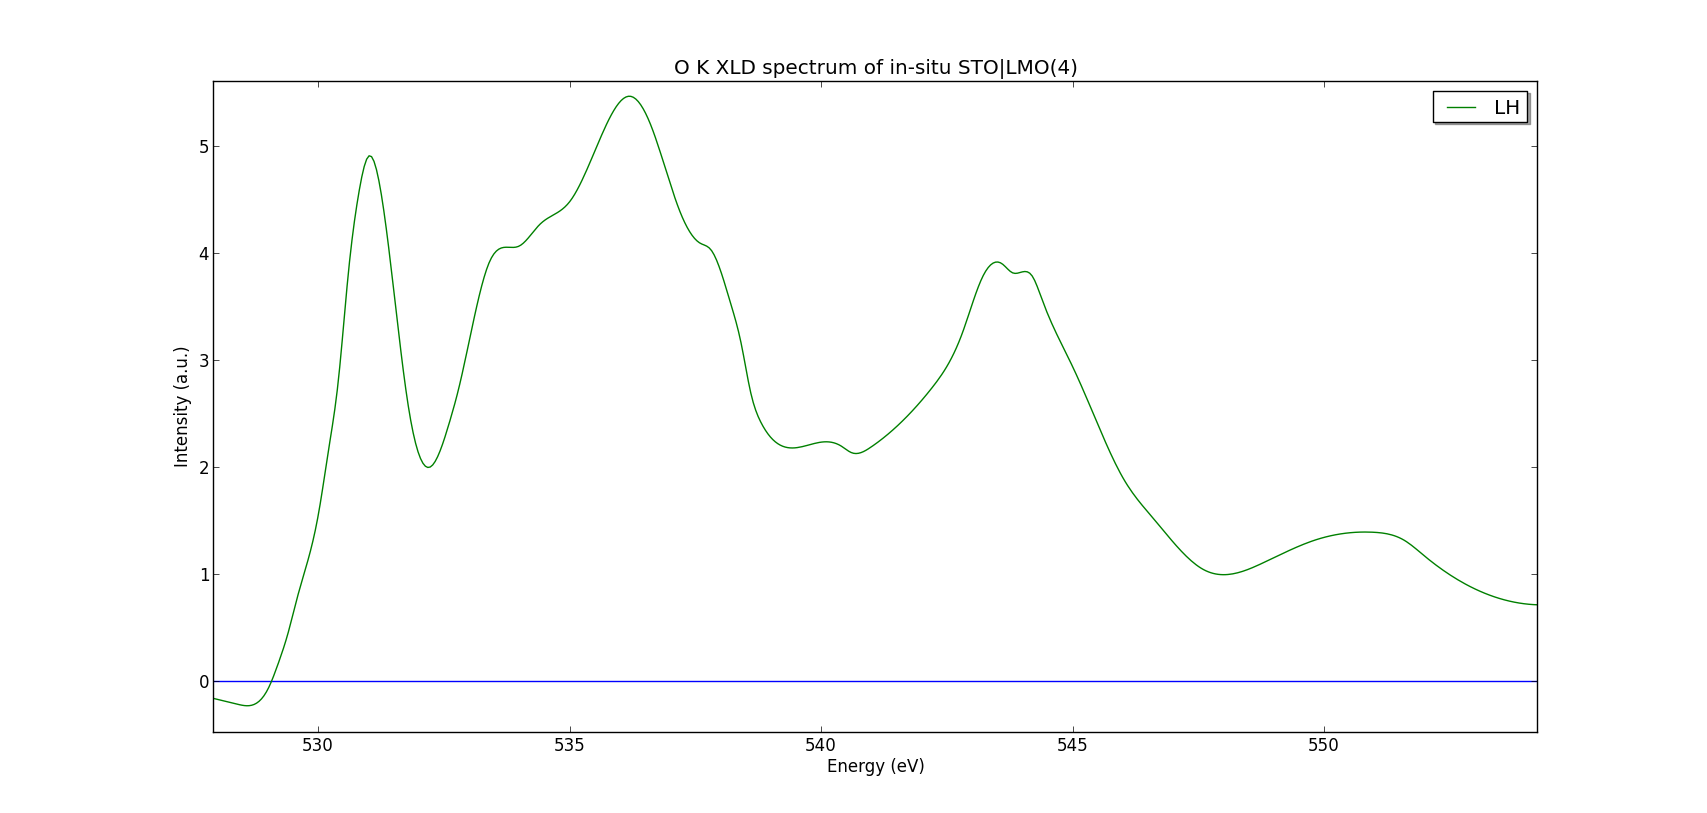

The Python source for this figure:
"""
Script to analyse XLD and XMCD spectra
"""
import matplotlib.lines as mlines
import matplotlib.pyplot as plt
import numpy as np
import math
import copy
import random
import h5py
import copy
from scipy import interpolate

smooth = .001
FILE_LH = "../../Data/i09-75585.nxs"

import csv
def save(energies, spectrum, ext):
    name = 'LMO4OKin'
    with open('csv/'+name+'-'+ext+'.csv', 'wb') as f:
        writer = csv.writer(f)
        writer.writerow(('energy','intensity'))
        for n, s in enumerate(spectrum):
            writer.writerow((energies[n], s))
        f.close()

def getBackground(energies, spectrum):
    
    last = len(energies)
    print 'LAST: ',last
    points = [2, 20, 53, 85, 160, 176]
    B = 1
    answ = "n"

##    while answ == "n":
##        plt.plot(energies, spectrum)
##        for p in points:
##            plt.axvline(energies[p], color='k', linestyle='solid')
##        plt.show()
##            
##        answ = raw_input("Are the lines placed correctly? y/n: ")
##        while answ != "n" and answ != "y":
##            answ = raw_input("Use 'y' or 'n'. Are the lines correct?: ")
##
##        if answ == "y": break
##        print "Previous lines were places at ",points
##        for n, p in enumerate(points):
##            try: points[n] = int(raw_input("Line "+str(n+1)+" to: "))
##            except:
##                print "Invalid syntax"
##                points[n] = int(raw_input("Line "+str(n+1)+" to: "))
##        print points

    bg = range(points[0],points[1]) + range(points[4],points[5])
    step = []
    for e in energies:
        # fermi-dirac distribution-like normalisation function
        n = .5/(math.exp((energies[points[2]]-e)/B)+1)
        m = .5/(math.exp((energies[points[4]]-e)/B)+1)
        step.append(n+m)

    x = [energies[n] for n in bg]
    y = [spectrum[n] for n in bg]
    a, b, c, d, e =  np.polyfit(x, y, 4)
    norm = [a*i**4 + b*i**3 + c*i**2 + d*i + e for i in energies]
    spectNorm = [s-norm[n] for n, s in enumerate(spectrum)]

    try:
        spectNorm = [s/maximum+step[n] for n, s in enumerate(spectNorm)]
        print "USED OLD MAXIMUM"
    except:
        global maximum
        maximum= 0.2*max(spectNorm)
        spectNorm = [s/maximum+step[n] for n, s in enumerate(spectNorm)]
        
    return norm, spectNorm

if __name__ == '__main__':
    print "Gathering measurements data"
    
    with h5py.File(FILE_LH, 'r') as f:
        energies = f["/entry1/instrument/pathgroup/pgmenergy"]
        
        spectrum = f["/entry1/smpmamp39/smpmiamp39"]
        i_0 = f["/entry1/sm5amp8/sm5amp8"]

        LHEnergies = [e for e in energies[2:-2]]
        LHSpectrum = [s/i_0[n] for n, s in enumerate(spectrum[2:-2])]

    energies = np.linspace(LHEnergies[0], LHEnergies[-1], num=len(LHEnergies)*5, endpoint=True)

    print "============"
    print "First background"
    print "============"
    LHNorm, LHSpectrum_norm = getBackground(LHEnergies, LHSpectrum)
    splineRep = interpolate.splrep(LHEnergies, LHSpectrum_norm, s=smooth)
    LHSpectrum_norm = interpolate.splev(energies, splineRep, der=0)

    # Save data to CSV
    spectra = [LHSpectrum_norm]
    for n, s in enumerate(spectra):
        save(energies, s, str(n+1))

    # Plot data
    plt.plot(energies, [0 for e in energies])
##    plt.plot(LVEnergies, LHSpectrum)
##    plt.plot(LVEnergies, LHNorm)
    plt.plot(energies, LHSpectrum_norm, label='LH')\
    
    legend = plt.legend(loc='upper right', shadow=True)
    title = plt.title("O K XLD spectrum of in-situ STO|LMO(4)")
    plt.xlabel("Energy (eV)")
    plt.ylabel("Intensity (a.u.)")
    plt.show()   
